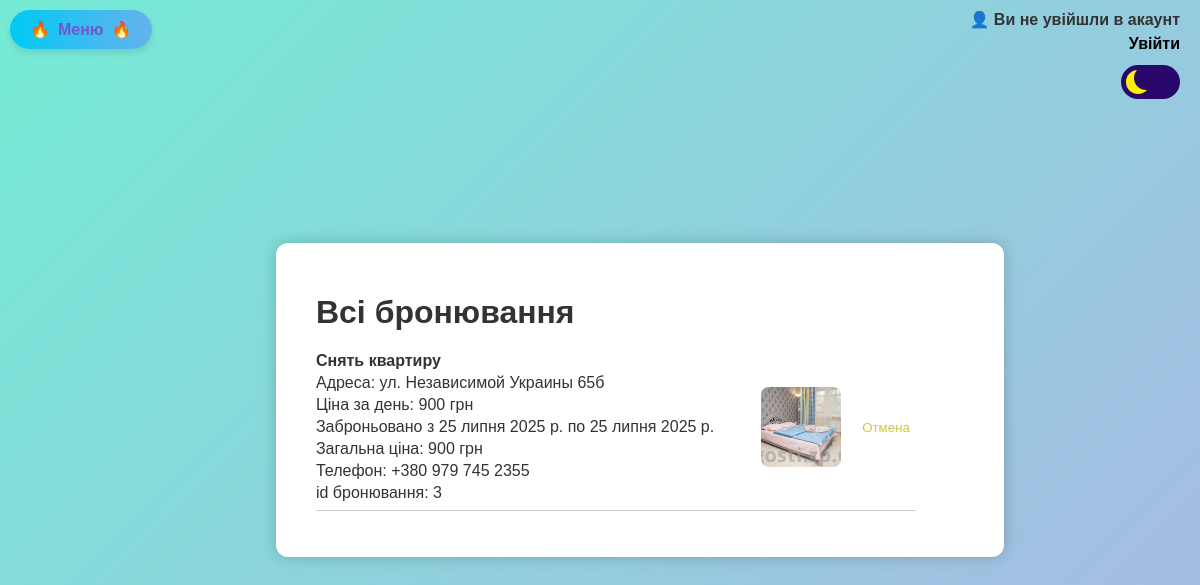
The page /booking on the database its author committed.
### app/models.py (models this page shows)
class Reservation(models.Model):
    user = models.ForeignKey(User, on_delete=models.CASCADE, related_name='reservations')
    title = models.CharField(max_length=200)
    photo = models.ImageField(upload_to='photos/')
    room = models.ForeignKey(Room, on_delete=models.CASCADE)
    phone_number = models.CharField(max_length=15)
    start_date = models.DateField()
    end_date = models.DateField()
    price = models.DecimalField(max_digits=10, decimal_places=2, default=0.00)
    total_price = models.DecimalField(max_digits=10, decimal_places=2)
    address = models.CharField(max_length=255)

### app/views.py (the view)
# urls.py: path('booking', booking, name='booking'),
def booking(request):
    reservations = Reservation.objects.all()
    context = {
        'title': 'Всі бронювання',
        'rooms': reservations,
    }
    return render(request, 'booking.html', context)

### app/templates/booking.html (shortened to what this page needs)
{% extends 'base.html' %}
{% load static %}
{% block body %}
<link rel="stylesheet" href="{% static 'css/booking.css' %}">
<div class="username-display">
  {% if user.username %}
    <a href="/settings" class="login-link">👤 {{ user.username }}</a>
    <a href="/wallet" class="login-link">({{ user.wallet }})</a>
  {% else %}
    👤 Ви не увійшли в акаунт<br>
    <a href="/login" class="login-link">Увійти</a>
  {% endif %}
  <div class="switch-wrapper">
    <label class="switch" title="Перемкнути тему">
      <span class="slider"></span>
    </label>
  </div>
</div>
<div class="container">
    <h1>{{ title }}</h1>
    <ul style="list-style:none; padding:0;">
      {% for reservation in rooms %}
        <li style="margin-bottom:10px; display:flex; justify-content: space-between; align-items:center; max-width:600px; border-bottom:1px solid #ccc; padding-bottom:8px;">
          <a style="flex-grow:1; text-decoration:none; color:inherit; font-weight:bold; display:flex; flex-direction: column; gap:4px;">
            <span class="white-text">{{ reservation.title }}</span>
            <span class="white-text" style="font-weight: normal;">Адреса: {{ reservation.address }}</span>
            <span class="white-text" style="font-weight: normal;">Ціна за день: {{ reservation.price|floatformat:"0" }} грн</span>
            <span class="white-text" style="font-weight: normal;">Заброньовано з {{ reservation.start_date }} по {{ reservation.end_date }}</span>
            <span class="white-text" style="font-weight: normal;">Загальна ціна: {{ reservation.total_price|floatformat:"0" }} грн</span>
            <span class="white-text" style="font-weight: normal;">Телефон: {{ reservation.phone_number }}</span>
            <span class="white-text" style="font-weight: normal;">id бронювання: {{ reservation.id }}</span>
          </a>
          {% if reservation.photo %}
            <img
              src="{{ reservation.photo.url }}"
              alt="Фото кімнати"
              style="width: 80px; height: 80px; object-fit: cover; margin-left: 15px; border-radius: 8px;"
            >
          {% endif %}
          <form method="post" action="{% url 'cancel_reservation' reservation.id %}" style="margin:0 0 0 15px;">
              <button type="submit" style="background:none; border:none; color:rgb(206, 199, 65); cursor:pointer;">Отмена</button>
          </form>
        </li>
      {% empty %}
        <li>Бронювання немає</li>
      {% endfor %}
    </ul>
</div>
<div id="menu" class="styled-button" onclick="redirectToMenu()">
  🔥
  <span style="color: #6a5acd; text-decoration: none; font-weight: bold;">Меню</span>
  🔥
</div>
{% endblock %}

### app/static/css/booking.css (style rules this page uses)
html { height: 100%; margin: 0; padding: 0; background: linear-gradient(135deg, #74ebd5, #ACB6E5); display: flex; justify-content: center; align-items: center; font-family: Arial, sans-serif; }
.container { background-color: white; padding: 30px 40px; border-radius: 12px; box-shadow: 0 0 15px rgba(0, 0, 0, 0.2); max-width: 900px; width: 100%; color: #333; transition: background-color 0.3s ease, color 0.3s ease; }
.white-text { color: #333; transition: color 0.3s ease; }
.username-display { position: absolute; top: 10px; right: 20px; font-weight: bold; font-size: 16px; color: #333; display: flex; flex-direction: column; align-items: flex-end; gap: 6px; }
.username-display a { color: #000; text-decoration: none; }
.switch-wrapper { margin-top: 6px; }
.switch { font-size: 17px; display: inline-block; width: 3.5em; height: 2em; position: relative; }
.slider { --background: #28096b; position: absolute; cursor: pointer; top: 0; left: 0; right: 0; bottom: 0; background-color: var(--background); transition: .5s; border-radius: 30px; }
.slider:before { position: absolute; content: ""; height: 1.4em; width: 1.4em; border-radius: 50%; left: 10%; bottom: 15%; box-shadow: inset 8px -4px 0px 0px #fff000; background: var(--background); transition: .5s; }
.styled-button { position: fixed; left: 10px; top: 10px; z-index: 1000; display: inline-flex; align-items: center; gap: 8px; background: linear-gradient(90deg, #00caf3, #66b2ed); color: #5f2eea; font-family: Arial, sans-serif; font-size: 16px; font-weight: bold; padding: 10px 20px; border: none; border-radius: 20px; box-shadow: 0 4px 6px rgba(0, 0, 0, 0.1); cursor: pointer; text-decoration: none; transition: transform 0.2s ease, box-shadow 0.2s ease; }
.styled-button span { color: #8b5cf6; text-decoration: underline; }

### rows shown on the page
Reservation: title "Снять квартиру", address "ул. Независимой Украины 65б", price "900", start_date "25 липня 2025 р.", end_date "25 липня 2025 р.", total_price "900", phone_number "+380 979 745 2355", id "3", photo (picture)

### other values the page prints
{{ title }} "Всі бронювання"
